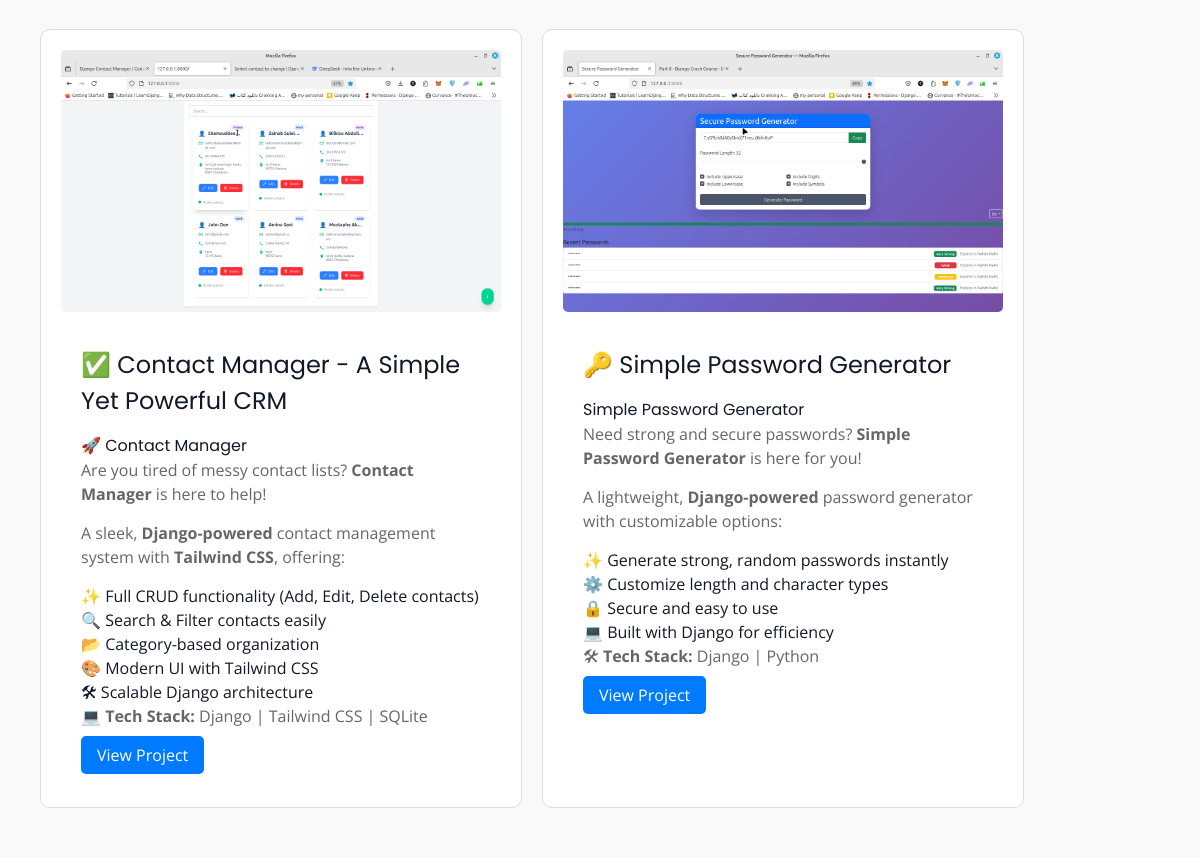
The app's page / (middle part), older data.
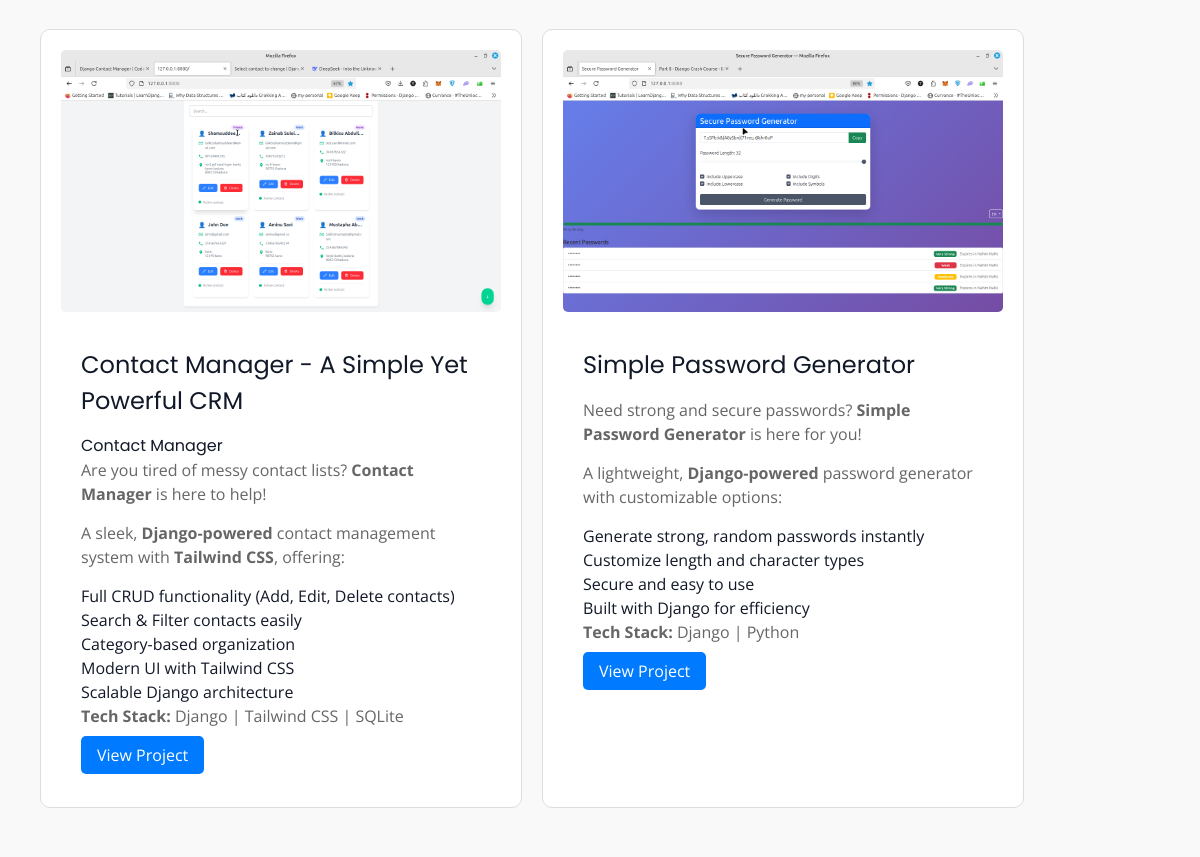
The same page, newer data.
### portfolio/models.py (models this page shows, shortened)
class Project(models.Model):
    title = models.CharField(max_length=100)
    description = models.TextField()
    image = models.ImageField(upload_to='portfolio/images/')
    url = models.URLField(blank=True)

### portfolio/views.py (the view)
# urls.py: path('', views.homePage, name='home'),
def homePage(request):
    projects = Project.objects.all()[:2]
    return render(request, 'portfolio/home.html', {'projects': projects})

### portfolio/templates/portfolio/home.html (shortened to what this page needs)
{% extends "portfolio/base.html" %}
{% load static %}
{% block content %}
<section id="portfolio" class="portfolio-section">
    <div class="container">
        <div class="portfolio-grid">
            {% for project in projects %}
            <div class="portfolio-item">
                <img src="{{ project.image.url }}" alt="{{ project.title }}" class="project-image">
                <div class="project-details">
                    <h3>{{ project.title }}</h3>
                    <p>{{ project.description |safe|truncatechars:5000 }}</p>
                    {% if project.url %}
                    <a href="{{ project.url }}" target="_blank" class="btn btn-primary">View Project</a>
                    {% endif %}
                </div>
            </div>
            {% endfor %}
        </div>
    </div>
</section>
{% endblock %}

### portfolio/templates/portfolio/base.html (shortened to what this page needs)
{% load static %}
<!DOCTYPE html>
<html lang="en">
<head>
    <script src="https://cdn.tailwindcss.com"></script>
    <link rel="stylesheet" href="{% static 'portfolio/style.css' %}">
    <link rel="stylesheet" href="https://cdnjs.cloudflare.com/ajax/libs/font-awesome/6.0.0/css/all.min.css">
</head>
<body class="bg-gray-100 text-gray-900">
    <main>
        {% block content %}{% endblock %}
    </main>
</body>
</html>

### portfolio/static/portfolio/style.css (style rules this page uses)
:root { --primary-color: #007bff; --secondary-color: #ff5722; --background-color: #f9f9f9; --text-color: #333; --dark-bg: #1a1a1a; --white: #ffffff; --gray: #666; --transition: all 0.3s ease; }
body { font-family: 'Open Sans', sans-serif; margin: 0; padding: 0; background-color: var(--background-color); color: var(--text-color); line-height: 1.6; }
a { color: var(--primary-color); text-decoration: none; transition: var(--transition); }
h1, h2, h3, h4, h5, h6 { font-family: 'Poppins', sans-serif; font-weight: 600; margin: 0 0 1rem; }
.btn { padding: 10px 20px; border-radius: 5px; text-decoration: none; transition: var(--transition); }
.btn-primary { background-color: var(--secondary-color); color: var(--white); }
.portfolio-section { padding: 50px 20px; background-color: var(--background-color); text-align: center; }
.portfolio-grid { display: grid; grid-template-columns: repeat(auto-fit, minmax(250px, 1fr)); gap: 20px; padding: 0 20px; }
.portfolio-item { background-color: var(--white); border: 1px solid #ddd; border-radius: 10px; padding: 20px; text-align: center; transition: var(--transition); }
.portfolio-item img { max-width: 100%; height: auto; border-radius: 5px; }
.portfolio-item h3 { font-size: 1.5rem; margin: 15px 0; }
.portfolio-item p { font-size: 1rem; color: var(--gray); }
.portfolio-item .btn { background-color: var(--primary-color); color: var(--white); padding: 8px 16px; border-radius: 5px; text-decoration: none; transition: var(--transition); }
:root { --primary-color: #007bff; --secondary-color: #ff5722; --background-color: #f9f9f9; --text-color: #333; --white: #ffffff; --transition: all 0.3s ease; }
.portfolio-section { padding: 50px 20px; background-color: var(--white); text-align: center; }
.btn-primary { background-color: #ff5722; color: #ffffff; }
.portfolio-item { background-color: var(--white); border: 1px solid #ddd; border-radius: 10px; overflow: hidden; transition: var(--transition); }
.project-image { width: 100%; height: 200px; object-fit: cover; }
.project-details { padding: 20px; text-align: left; }
.project-details h3 { font-size: 1.5rem; margin-bottom: 10px; }
.project-details p { font-size: 1rem; color: var(--gray); margin-bottom: 15px; }

Row changes from the older to the newer data that the page shows:
changed Project: title "✅ Contact Manager - A Simple Yet Powerful CRM" → "Contact Manager - A Simple Yet Powerful CRM"; description "🚀 Contact Manager Are you tired of messy contact lists? Contact Manager is here to help! A sleek, Django-powered contact management system with Tailwind CSS , offering: ✨ Full CRUD functionality (Add, Edit, Delete contacts) 🔍 Search & Filter contacts easily 📂 Category-based organization 🎨 Modern UI with Tailwind CSS 🛠 Scalable Django architecture 💻 Tech Stack: Django |…" → "Contact Manager Are you tired of messy contact lists? Contact Manager is here to help! A sleek, Django-powered contact management system with Tailwind CSS , offering: Full CRUD functionality (Add, Edit, Delete contacts) Search & Filter contacts easily Category-based organization Modern UI with Tailwind CSS Scalable Django architecture Tech Stack: Django |…"
changed Project: title "🔑 Simple Password Generator" → "Simple Password Generator"; description "Simple Password Generator Need strong and secure passwords? Simple Password Generator is here for you! A lightweight, Django-powered password generator with customizable options: ✨ Generate strong, random passwords instantly ⚙️ Customize length and character types 🔒 Secure and easy to use 💻 Built with Django for efficiency 🛠 Tech Stack: Django |…" → "Need strong and secure passwords? Simple Password Generator is here for you! A lightweight, Django-powered password generator with customizable options: Generate strong, random passwords instantly Customize length and character types Secure and easy to use Built with Django for efficiency Tech Stack: Django |…"
